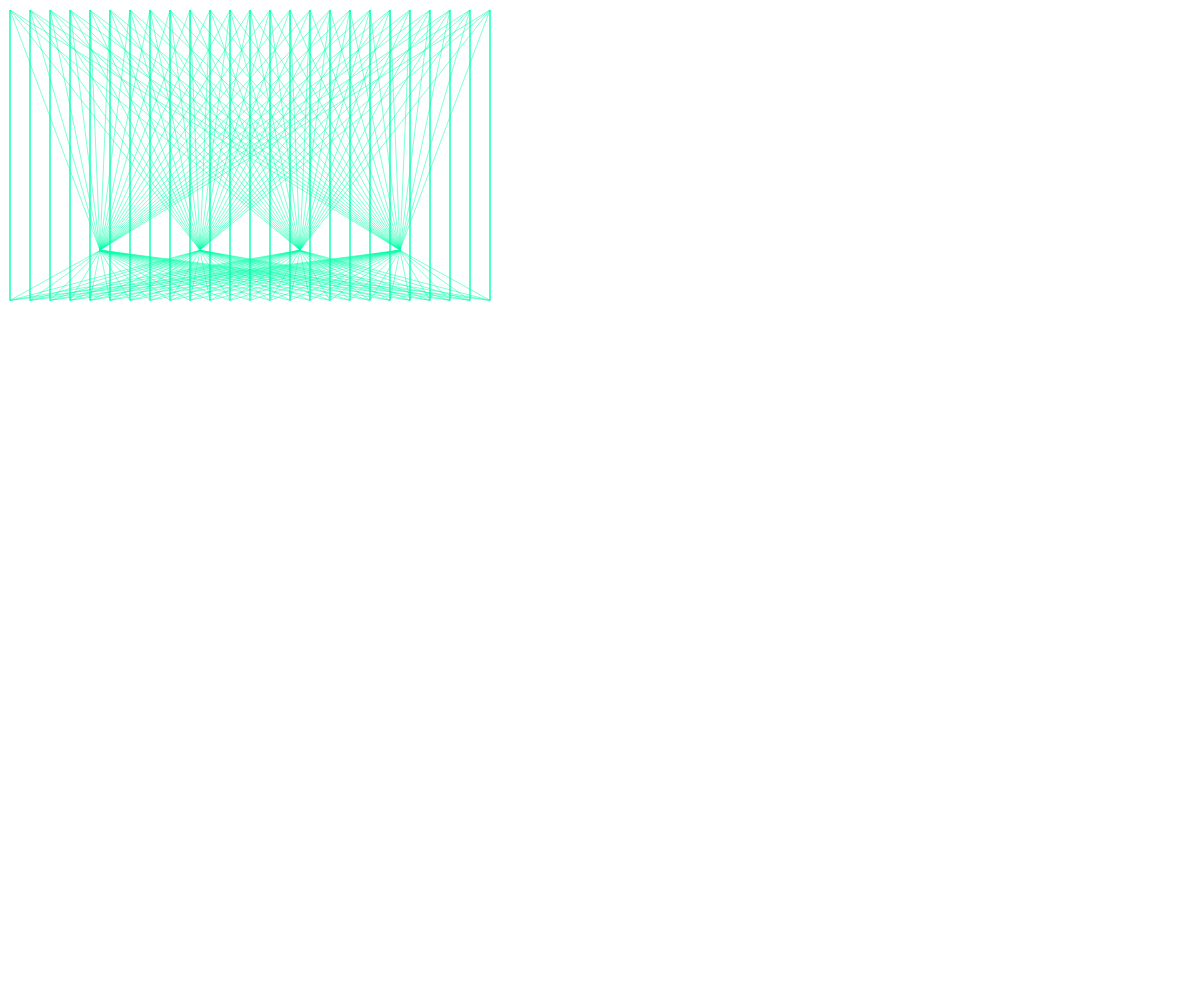
Frame 1 (no input)
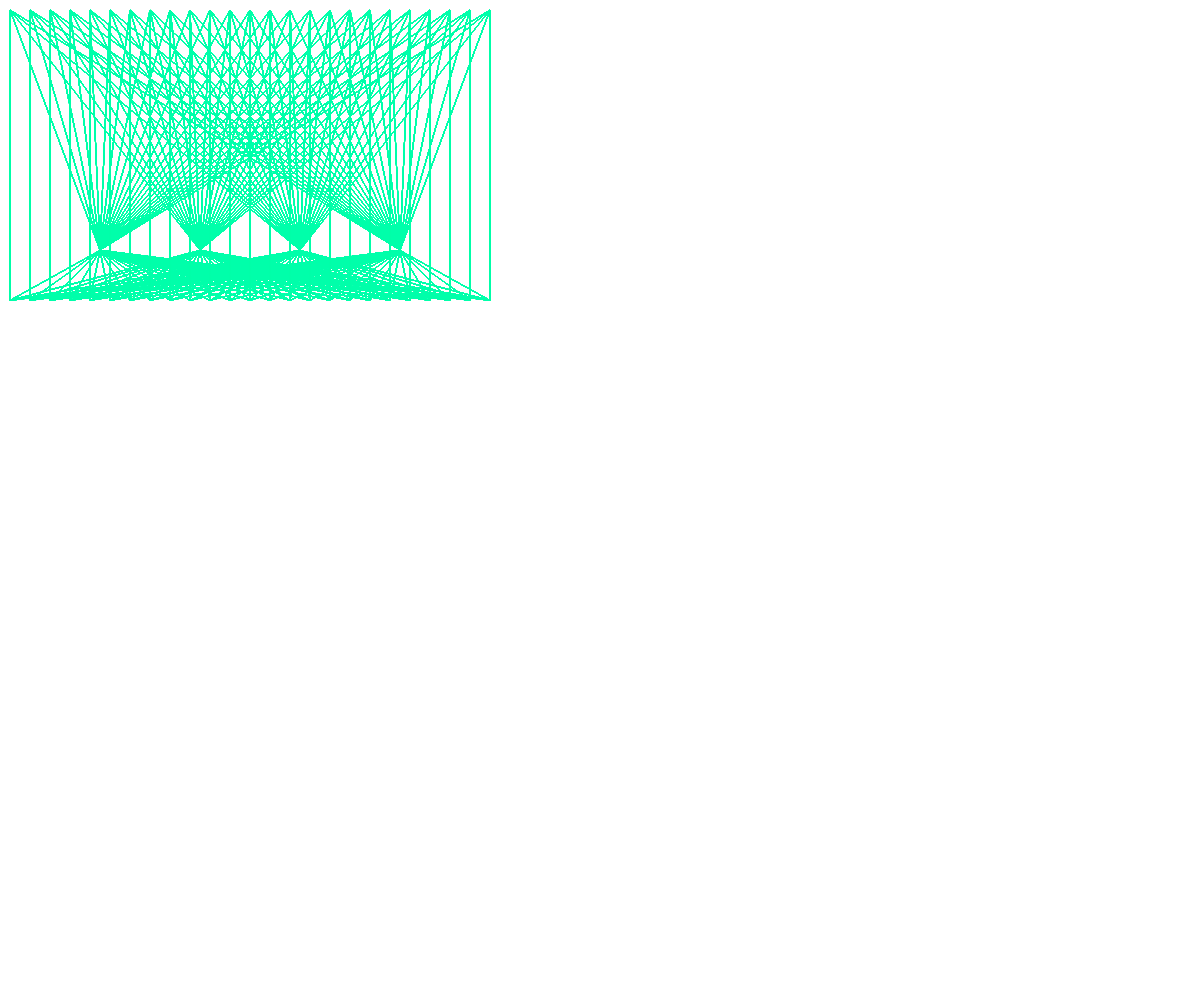
Frame 60 (no input)
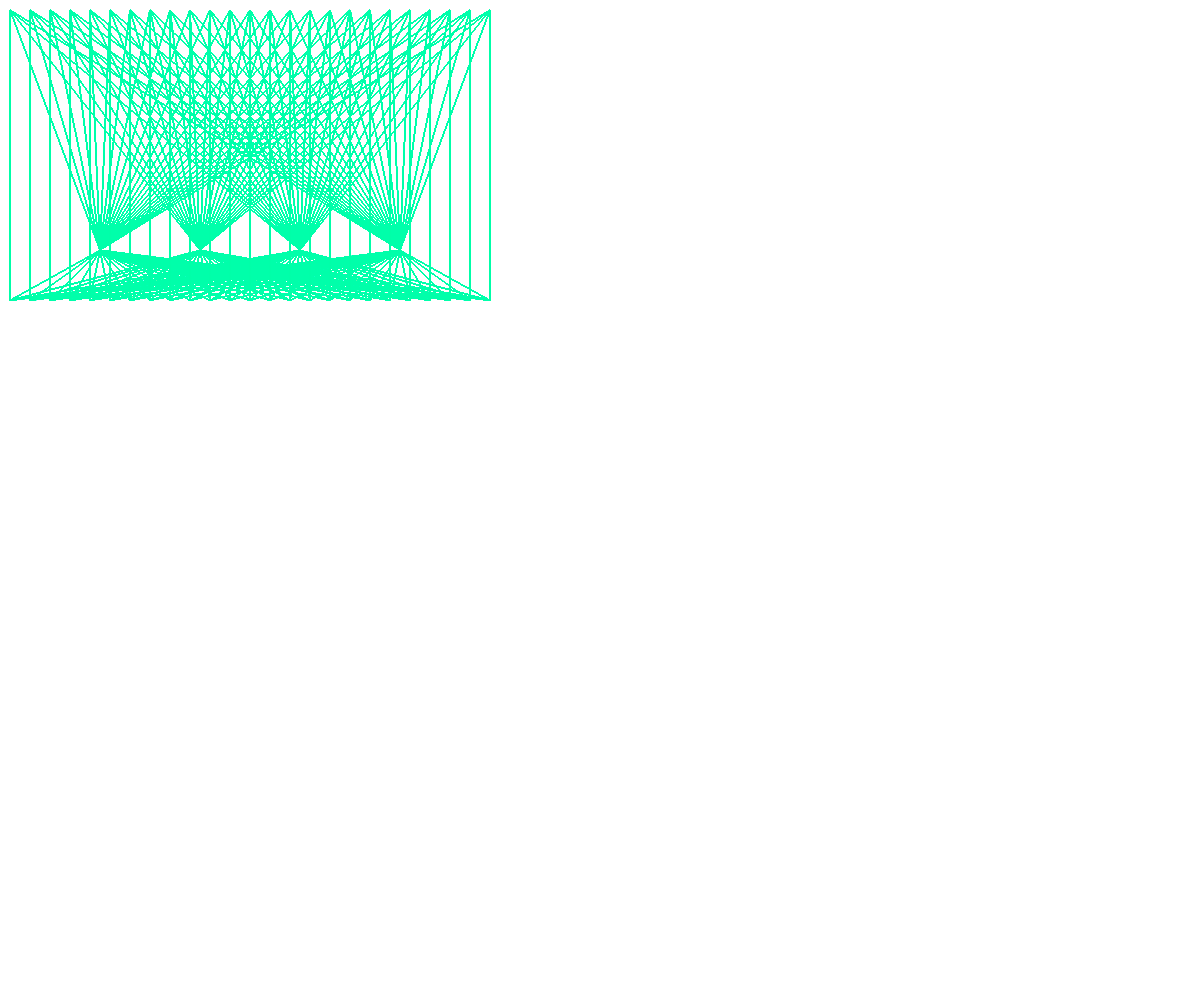
Frame 120 (the mouse pressed at the canvas centre since frame 60)

The p5.js sketch that drew these frames (run headless with seeded random() and noise() and a simulated clock; from frame 60 on, the mouse is pressed at the canvas centre):

// p5.js sketch
// ── sketch.js
function setup() {
  createCanvas(windowWidth, windowHeight)
  background(255);
  stroke('hsla(160, 100%, 50%, 0.5)');
  noFill();
}

function draw() {
  for (var x=10; x<500; x+=20){
    for (var y=100; y<500; y +=100){
      beginShape(TRIANGLES);
      vertex(x,300);
      vertex(x,10);
      vertex(y,250);
      endShape();
    }
  }
}
